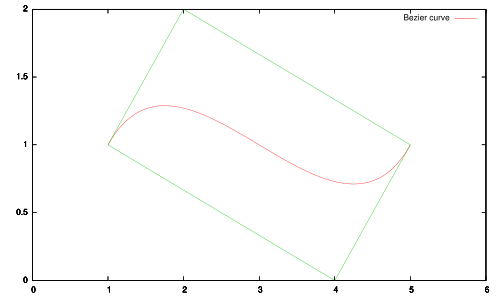

This figure's gnuplot source:
set terminal pdf
set xrange [0:6]
set yrange [0:2]
set parametric
B1(x) = x**3
B2(x) = 3*x**2*(1-x)
B3(x) = 3*x*(1-x)**2
B4(x) = (1-x)**3
P1x = 1 ; P1y = 1
P2x = 2 ; P2y = 2
P3x = 4 ; P3y = 0
P4x = 5 ; P4y = 1
set multiplot
plot [t=0:1] P1x*B1(t)+P2x*B2(t)+P3x*B3(t)+P4x*B4(t), \
             P1y*B1(t)+P2y*B2(t)+P3y*B3(t)+P4y*B4(t) \
     title "Bezier curve"
set style function lines
plot [t=0:1] t*P2x+(1-t)*P1x,t*P2y+(1-t)*P1y title "" with lines 2
plot [t=0:1] t*P3x+(1-t)*P1x,t*P3y+(1-t)*P1y title "" with lines 2
plot [t=0:1] t*P2x+(1-t)*P4x,t*P2y+(1-t)*P4y title "" with lines 2
plot [t=0:1] t*P3x+(1-t)*P4x,t*P3y+(1-t)*P4y title "" with lines 2
